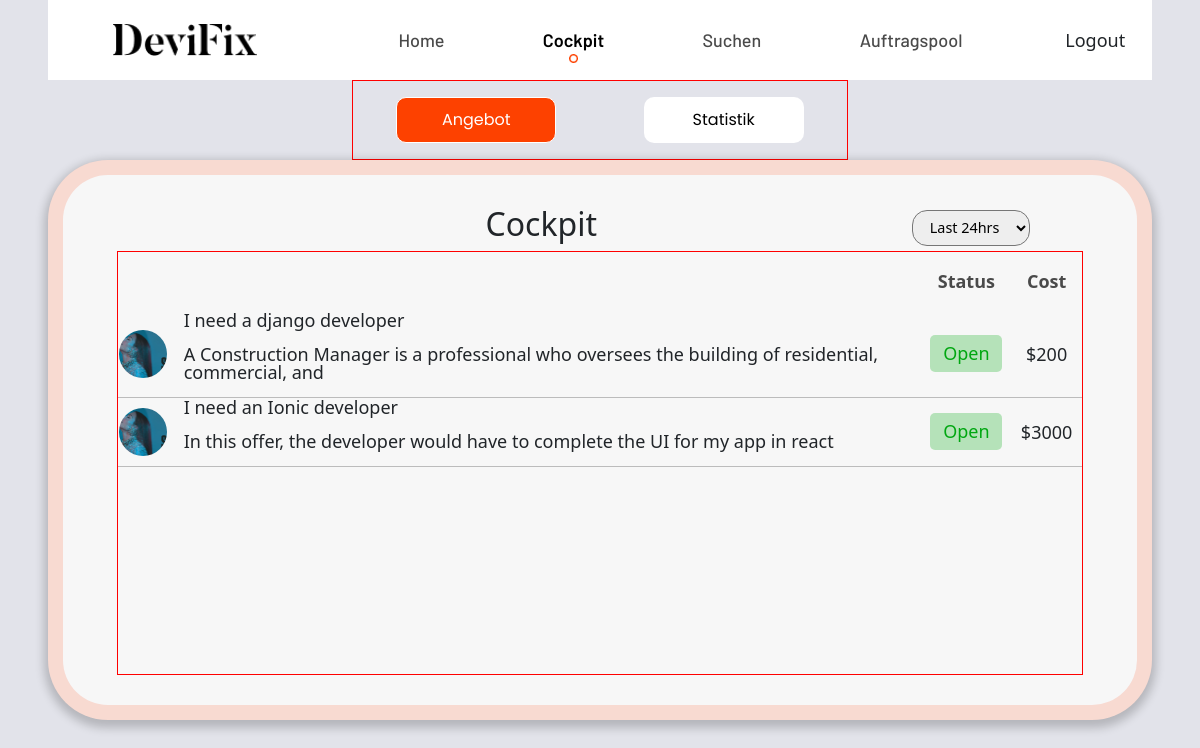
The app's page /cockpit/ (signed in) with its own data.
### orders/models.py (models this page shows, shortened)
class Order(models.Model):
    user = models.ForeignKey(User,  on_delete=models.CASCADE)
    title = models.CharField(max_length=100)
    description = models.CharField(max_length=250)
    budget = models.IntegerField()
    date_posted = models.DateTimeField(default=timezone.now)
    image = models.ImageField(default='default.jpg', upload_to='order_pics')
    open = models.BooleanField(default=True)

### accounts/models.py (models this page shows, shortened)
class User(AbstractUser):
    is_userpro = models.BooleanField('userpro', default=False)
    is_userwork = models.BooleanField('userwork', default=False)
    company = models.CharField(max_length=100)
    favorites = models.ManyToManyField(Order, related_name='saved_by', null=True, blank=True)

class Profile(models.Model):
    user = models.OneToOneField(User, on_delete=models.CASCADE)
    image = models.ImageField(default='user.jpg', upload_to='user_pics')

### devifix/views.py (the view)
# urls.py: path("cockpit/", views.cockpit, name="cockpit")
def cockpit(request):
    if request.user.is_authenticated:
        offers = Order.objects.all()
        return render(request, "cockpit/cockpit.html", {'offers': offers})
    else:
        return redirect("accounts:login-userpro")

### templates/cockpit/cockpit.html (shortened to what this page needs)
{% load static %}
<!DOCTYPE html>
<html lang="en">
<head>
    <link href='https://unpkg.com/boxicons@2.1.4/css/boxicons.min.css' rel='stylesheet'>
    <link rel="stylesheet" href="https://cdn.jsdelivr.net/npm/bootstrap@5.2.2/dist/css/bootstrap.min.css">
    <link rel="stylesheet" href="{% static 'css/cockpit/cockpi.css' %}">
</head>
<body>
    <nav class="navbar">
        <div class="nav-logo">
            <img src="{% static 'imgs/Group.png' %}" alt="">
        </div>
        <div class="nav-content">
            <li><a href="{% if request.user.is_userpro %}{% url 'userpro-welcome' %}{% else %}{% url 'userwork-welcome' %}{% endif %}" >Home</a> <img src="{% static 'imgs/Ellipse 52.png' %}" alt=""></li>
            <li><a href="#" class="active">Cockpit</a><img src="{% static 'imgs/Ellipse 52.png' %}" alt=""></li>
            <li><a href="{% url 'search-post' %}">Suchen</a><img src="{% static 'imgs/Ellipse 52.png' %}" alt=""></li>
            <li><a href="#">Auftragspool</a><img src="{% static 'imgs/Ellipse 52.png' %}" alt=""></li>
        </div>
        <div class="nav-extra">
            {% if request.user.is_authenticated %}
            <a class="nav-link" href="{% url 'accounts:logout' %}">Logout</a>
            {% else %}
            <a class="nav-link" href="#">Login</a>
            <a class="nav-link" href="#">Register</a>
            {% endif %}
        </div>
    </nav>
    <div class="button-section">
        <a href="#" class="btn active">Angebot</a>
        <a href="#" class="btn">Statistik</a>
    </div>
    <section class="cockpit">
        <div class="action">
            <h2>Cockpit</h2>
            <select  name="timeframe" id="">
                <option value="24hrs">Last 24hrs</option>
            </select>
        </div>
        <table>
            <th></th>
            <th></th>
            <th>Status</th>
            <th>Cost</th>
           {% for offer in offers  %}
           <tr>
                <td class="avatar">
                    <img src="{{offer.user.profile.image.url}}" alt="">
                </td>
                <td class="message">
                    <p>
                        {{offer.title}}
                    </p>
                    <p>
                        {{offer.description}}
                    </p>
                </td>
                <td class="status">
                    {% if offer.open is True %}
                    <span>Open</span>
                    {% else %}
                    <span></span>
                    {% endif %}
                </td>
                <td class="cost">
                    ${{offer.budget}}
                </td>
            </tr>
           {% endfor %}
        </table>
    </section>
</body>
</html>

### static/css/cockpit/cockpi.css (style rules this page uses)
:root { --primary-color: #FD4100; }
body { width: 100%; height: 100%; font-size: 18px; padding: 0 3rem; box-sizing: border-box; background: #E2E3EA; overflow: hidden; display: flex; flex-direction: column; overflow: hidden; align-items: center; }
.navbar { width: 100%; height: 10vh !important; background-color: white; line-height: 50px !important; display: flex; align-items: center; justify-content: space-around; box-sizing: border-box; }
.navbar .nav-logo { display: flex; width: 20%; align-items: center; justify-content: center; }
.navbar .nav-logo img { width: 8em; }
.navbar .nav-content { display: flex; width: 60%; align-items: baseline; justify-content: space-around; }
.navbar .nav-content li { display: flex; flex-direction: column; list-style: none; align-items: center; margin-top: 0.5em; line-height: 1.5em; }
.navbar .nav-content li img { width: 0.5em; position: relative; display: none; }
.navbar .nav-content li a { text-decoration: none; font-family: "Barlow"; color: #4A4A4A; transition: all 0.4s ease; font-weight: 500; }
.navbar .nav-content li a.active { color: black; font-weight: 600; }
.navbar .nav-content li a.active ~ img { display: flex; }
.btn { width: 10rem; color: black; padding: 0.6rem 1.2rem; text-align: center; border-radius: 10px 10px; background-color: #D9D9D9; font-family: "Poppins"; }
.btn.active { background-color: var(--primary-color); }
.button-section { border: 1px solid red; width: 45%; height: 10vh; display: flex; align-items: center; align-self: center; justify-content: space-around; }
.button-section .btn { background-color: white; text-decoration: none; color: black; }
.button-section .btn.active { background-color: var(--primary-color); color: white; }
.cockpit { width: 100%; height: 70vh; display: flex; flex-direction: column; align-items: center; justify-content: center; background: #F7F7F7; border-radius: 60px 60px; border: 15px solid rgba(253, 63, 0, 0.1529411765); box-shadow: 0px 4px 10px 4px rgba(0, 0, 0, 0.199); }
.cockpit .action { width: 80%; display: flex; align-items: center; font-size: 18px; }
.cockpit .action h2 { width: 90%; text-align: center; }
.cockpit .action select { width: -webkit-fit-content; width: -moz-fit-content; width: fit-content; height: -webkit-fit-content; height: -moz-fit-content; height: fit-content; font-size: 0.8em; padding: 0.4rem 0.8rem; border-radius: 15px 15px; background-color: #EEEEEE; }
.cockpit table { width: 90%; height: 80%; border: 1px solid red; display: flex; flex-direction: column; overflow-y: scroll; }
.cockpit table th { color: #4A4A4A; padding: 1rem; }
.cockpit table tr { height: -webkit-fit-content; height: -moz-fit-content; height: fit-content; box-sizing: border-box; text-align: center; padding: 0 !important; }
.cockpit table tr td.avatar { border-bottom: 1px solid rgba(0, 0, 0, 0.24); }
.cockpit table tr td.avatar img { width: 3rem; height: 3rem; border-radius: 50% 50%; -o-object-fit: cover; object-fit: cover; }
.cockpit table tr td.message { width: 80%; border-bottom: 1px solid rgba(0, 0, 0, 0.24); text-align: start; padding: 0 1rem; line-height: 1em; }
.cockpit table tr td.status { width: 5%; border-bottom: 1px solid rgba(0, 0, 0, 0.24); }
.cockpit table tr td.status span { padding: 0.4rem 0.8rem; border-radius: 5px; background-color: rgba(0, 167, 17, 0.2666666667); color: #00A711; }
.cockpit table tr td.cost { width: 5%; border-bottom: 1px solid rgba(0, 0, 0, 0.24); }

### records on screen
Order: user.profile.image (picture), title "I need a django developer", description "A Construction Manager is a professional who oversees the building of residential, commercial, and", open "Open", budget "200"
Order: user.profile.image (picture), title "I need an Ionic developer", description "In this offer, the developer would have to complete the UI for my app in react", open "Open", budget "3000"
